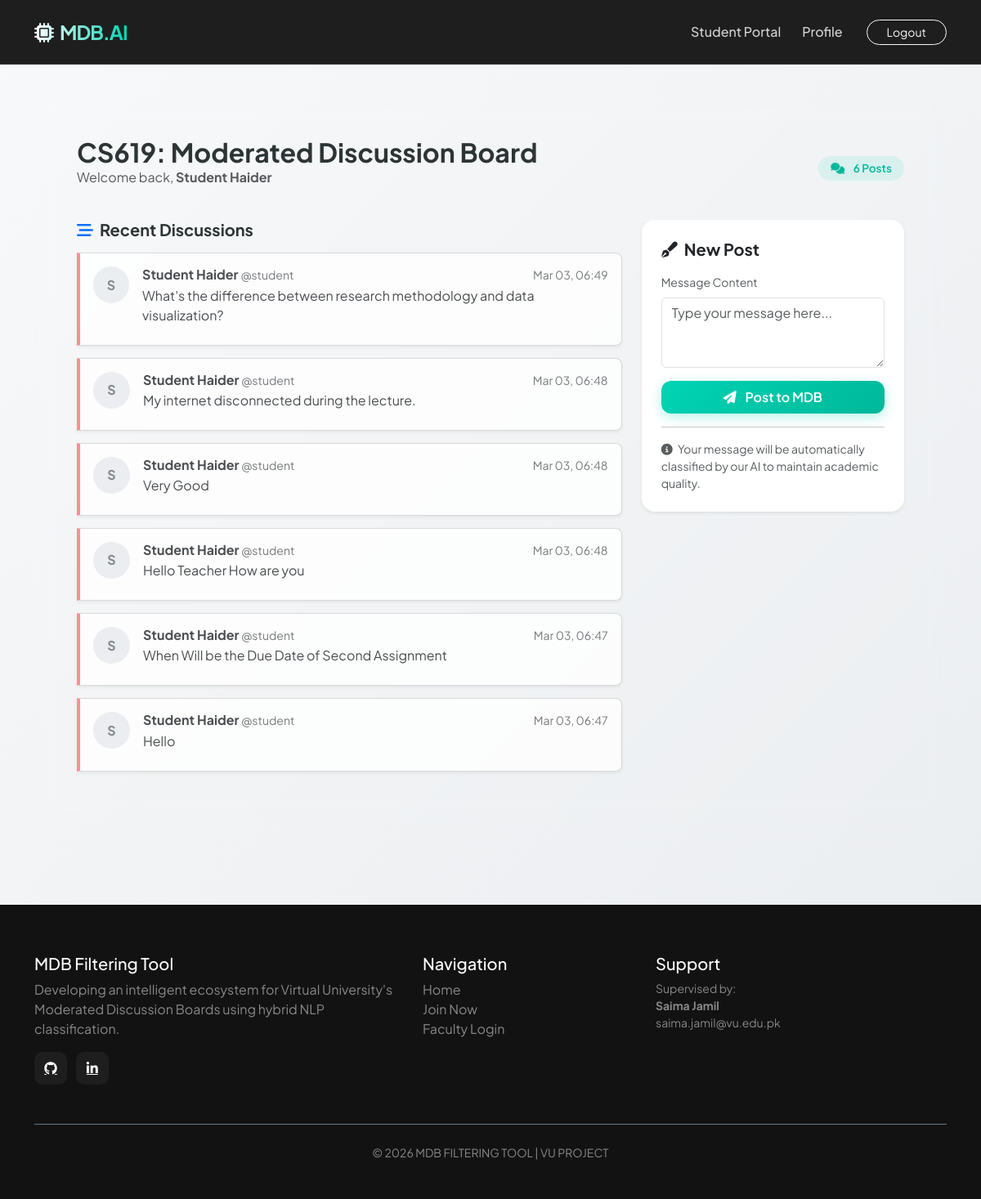
Page /student/dashboard/ (signed in) on the committed database.
### myapp/models.py (models this page shows, shortened)
class UserRegister(models.Model):
    ROLE_CHOICES = [
        ('teacher', 'Teacher'),
        ('student', 'Student'),
    ]
    GENDER_CHOICES = [
        ('male', 'Male'),
        ('female', 'Female'),
        ('other', 'Other'),
    ]
    STATUS_CHOICES = [
        ('active', 'Active'),
        ('inactive', 'Inactive'),
    ]
    full_name = models.CharField(max_length=100)
    email = models.EmailField(unique=True)
    password = models.CharField(max_length=255)
    role = models.CharField(max_length=10, choices=ROLE_CHOICES)
    gender = models.CharField(max_length=10, choices=GENDER_CHOICES, null=True, blank=True)
    dob = models.DateField(null=True, blank=True)
    profile_picture = models.ImageField(upload_to='profiles/', null=True, blank=True)
    phone = models.CharField(max_length=20, null=True, blank=True)
    bio = models.TextField(null=True, blank=True)
    country = models.CharField(max_length=100, null=True, blank=True)
    city = models.CharField(max_length=100, null=True, blank=True)
    status = models.CharField(max_length=10, choices=STATUS_CHOICES, default='active')
    created_at = models.DateTimeField(auto_now_add=True)
    updated_at = models.DateTimeField(auto_now=True)

class MDBMessage(models.Model):
    content = models.TextField()
    posted_by = models.ForeignKey(
        UserRegister,
        on_delete=models.SET_NULL,
        null=True,
        blank=True,
        related_name='posted_messages'
    )
    created_at = models.DateTimeField(auto_now_add=True)
    class Meta:
        indexes = [
            models.Index(fields=['created_at']),
        ]

### myapp/views.py (the view)
# urls.py: path('student/dashboard/', views.student_dashboard, name='student_dashboard'),
def student_dashboard(request):
    user, redirect_resp = get_current_user(request, required_role='student')
    if redirect_resp:
        return redirect_resp
    if request.method == 'POST':
        form = MDBPostForm(request.POST)
        if form.is_valid():
            message = form.save(commit=False)
            message.posted_by = user
            message.save()
            messages.success(request, "Message posted successfully.")
            return redirect('student_dashboard')
    else:
        form = MDBPostForm()
    messages_list = MDBMessage.objects.filter(posted_by=user).order_by('-created_at')
    total_messages = messages_list.count()
    context = {
        'full_name': user.full_name,
        'form': form,
        'messages_list': messages_list,
        'total_messages': total_messages,
    }
    return render(request, 'student_dashboard.html', context)

### myapp/forms.py
class MDBPostForm(forms.ModelForm):
    class Meta:
        model = MDBMessage
        fields = ['content']
        widgets = {
            'content': forms.Textarea(attrs={
                'class': 'form-control',
                'rows': 3,
                'placeholder': 'Type your message here...'
            }),
        }
        labels = {
            'content': 'Message',
        }

### myapp/views.py (called while the page is built)
def get_current_user(request, required_role=None):
    user_id = request.session.get('user_id')
    if not user_id:
        messages.error(request, "Session expired. Please log in again.")
        return None, redirect('login')
    try:
        user = UserRegister.objects.get(id=user_id)
    except UserRegister.DoesNotExist:
        messages.error(request, "User account not found. Please log in again.")
        return None, redirect('login')
    if required_role and user.role != required_role:
        messages.error(request, f"Only {required_role}s can access this page.")
        return None, redirect('login')
    return user, None

### templates/student_dashboard.html (shortened to what this page needs)
{% extends "base.html" %}
{% block content %}
<div class="container py-2">
    <div class="d-flex justify-content-between align-items-center mb-4">
        <div>
            <h2 class="fw-bold mb-0">CS619: Moderated Discussion Board</h2>
            <p class="text-muted">Welcome back, <strong>{{ full_name }}</strong></p>
        </div>
        <div class="stats-pill">
            <i class="fas fa-comments me-2"></i> {{ total_messages }} Posts
        </div>
    </div>
    <div class="row g-4">
        <div class="col-lg-8">
            <h5 class="mb-3 fw-bold"><i class="fas fa-stream me-2 text-primary"></i>Recent Discussions</h5>
            <div class="mdb-threads">
                {% for msg in messages_list %}
                <div class="card post-card p-3 shadow-sm {% if msg.is_academic %}academic{% else %}non-academic{% endif %}">
                    <div class="d-flex align-items-start">
                        <div class="user-avatar me-3">
                            {{ full_name|slice:":1"|upper }}
                        </div>
                        <div class="flex-grow-1">
                            <div class="d-flex justify-content-between">
                                <h6 class="mb-1 fw-bold">{{ full_name }} <span class="text-muted fw-normal small">@student</span></h6>
                                <small class="text-muted">{{ msg.created_at|date:"M d, H:i" }}</small>
                            </div>
                            <p class="mb-2 text-dark">{{ msg.content }}</p>
                        </div>
                    </div>
                </div>
                {% empty %}
                <div class="text-center py-5 mdb-container">
                    <i class="fas fa-feather-alt fa-3x text-light mb-3"></i>
                    <p class="text-muted">The discussion hasn't started yet. Be the first to post!</p>
                </div>
                {% endfor %}
            </div>
        </div>
        <div class="col-lg-4">
            <div class="sticky-top" style="top: 100px;">
                <div class="card border-0 shadow-sm p-4" style="border-radius: 16px;">
                    <h5 class="fw-bold mb-3"><i class="fas fa-pen-fancy me-2"></i>New Post</h5>
                    <form method="post">
                        <div class="mb-3">
                            <label class="form-label small text-muted">Message Content</label>
                            {{ form.content }}
                        </div>
                        <button type="submit" class="btn btn-primary w-100 py-2">
                            <i class="fas fa-paper-plane me-2"></i> Post to MDB
                        </button>
                    </form>
                    <hr>
                    <div class="small text-muted">
                        <i class="fas fa-info-circle me-1"></i>
                        Your message will be automatically classified by our AI to maintain academic quality.
                    </div>
                </div>
            </div>
        </div>
    </div>
</div>
{% endblock %}

### templates/base.html (style rules this page uses)
:root { --primary-color: #00d4b4; --primary-dark: #00b89a; --bg-gradient: linear-gradient(135deg, #f8f9fa 0%, #e9ecef 100%); --glass-bg: rgba(255, 255, 255, 0.85); --dark-surface: #121212; --text-main: #2d3436; }
body { background: var(--bg-gradient); background-attachment: fixed; font-family: 'Plus Jakarta Sans', sans-serif; color: var(--text-main); min-height: 100vh; display: flex; flex-direction: column; }
.btn-primary { background: linear-gradient(135deg, var(--primary-color), var(--primary-dark)); border: none; border-radius: 12px; font-weight: 600; padding: 10px 24px; box-shadow: 0 4px 15px rgba(0, 212, 180, 0.3); transition: 0.3s; }

### templates/student_dashboard.html (style rules this page uses)
.post-card { border-left: 4px solid #dee2e6; transition: 0.2s; margin-bottom: 15px; background: white; border-radius: 0 8px 8px 0; }
.post-card.non-academic { border-left-color: #ff7675; opacity: 0.8; }
.user-avatar { width: 45px; height: 45px; background: #e9ecef; border-radius: 50%; display: flex; align-items: center; justify-content: center; font-weight: bold; color: #636e72; }
.stats-pill { background: rgba(0, 212, 180, 0.1); color: var(--primary-dark); padding: 5px 15px; border-radius: 50px; font-size: 0.85rem; font-weight: 600; }

### rows in the picture
UserRegister: full_name "Student Haider", full_name "S"
MDBMessage: created_at "Mar 03, 06:49", content "What's the difference between research methodology and data visualization?"
MDBMessage: created_at "Mar 03, 06:48", content "My internet disconnected during the lecture."
MDBMessage: created_at "Mar 03, 06:48", content "Very Good"
MDBMessage: created_at "Mar 03, 06:48", content "Hello Teacher How are you"
MDBMessage: created_at "Mar 03, 06:47", content "When Will be the Due Date of Second Assignment"
MDBMessage: created_at "Mar 03, 06:47", content "Hello"

### other values in the picture
{{ total_messages }} "6"
